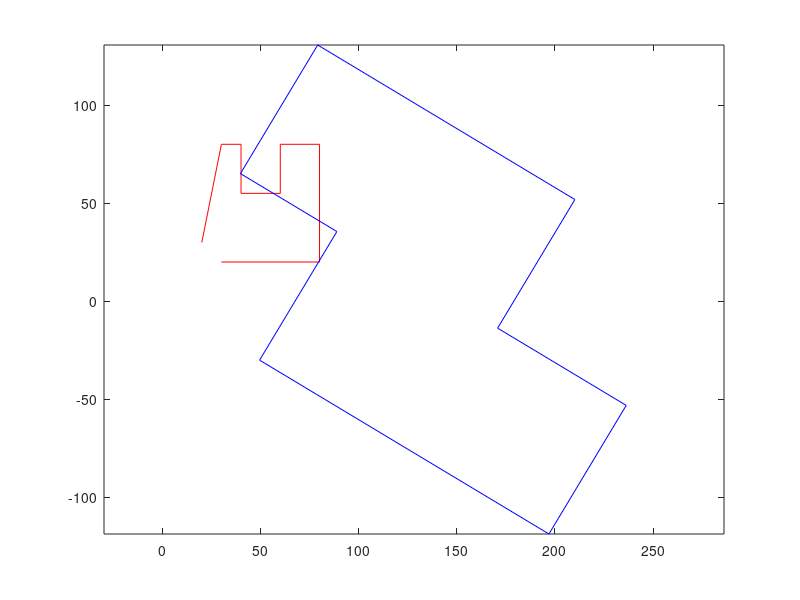
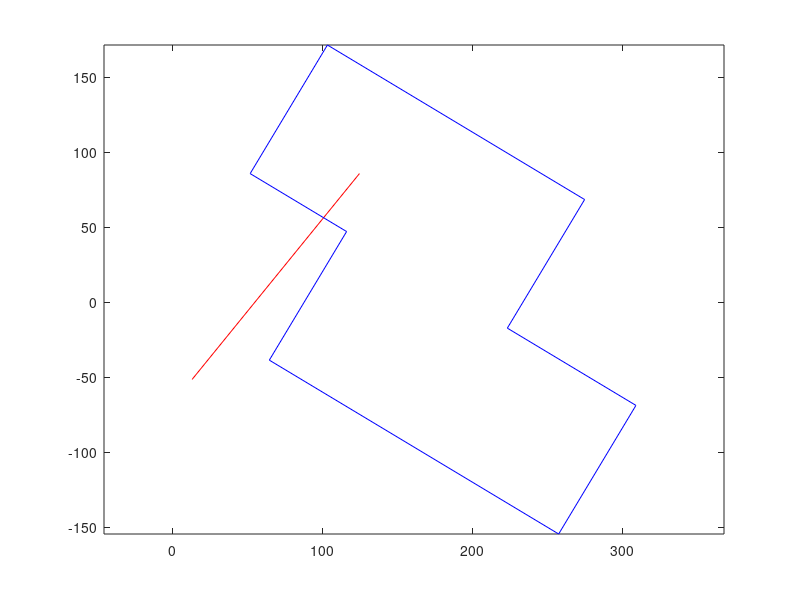

Recreate these plots in MATLAB, in order. (Note: this script raises an error after producing the figures.)
% Generate model points
clc ; clear; close all;
%model1=[20 20; 20 90; 35 90;35 85;50 85;50 90 ; 60 90; 60 85; 110 85; 110 20;20 20]

model1=[20 30; 30 80; 40 80; 40 55; 60 55;60 80; 80 80; 80 20; 30 20]

%model1 =[20 40; 20 90; 40 90; 40 70; 90 70 ; 90 40 ; 20 40]

dest=transpose(model1)

% Generate data points  : 

%data1=[120 120; 120 190; 135 190;135 185;150 185;150 190 ; 160 190; 160 185; 210 185; 210 120;120 120]
%data1=[230 220; 230 280; 240 280; 240 255; 260 255;260 280; 280 280; 280 220; 230 220]
%data1=model1;

data1=[75 100;0 100;0 200;200 200;200 100;300 100;300 0;75 0;75 100];

src=data1;
% Transform data points to their start positions
v1=2*pi*rand;
Rma=[cos(v1) -sin(v1);sin(v1) cos(v1)];

src1=src*Rma;
src2=Rma*transpose(src);
src=src2;
figure(3)
plot(src1(1,:),src1(2,:),'-r',src2(1,:),src2(2,:),'-b'), axis equal

src(1,:)=src(1,:)+2*randn;
src(2,:)=src(2,:)+2*randn;

scale=rand;
I=[  scale 0  ; 0 scale];
src=scale*src;

% A plot. Model points and data points in start positions
srcbefore=src
figure(1)
plot(dest(1,:),dest(2,:),'-r',src(1,:),src(2,:),'-b'), axis equal




[d,Z,transform] = procrustes(transpose(dest),transpose(src));

Z=transform.b* src * transform.T 


% A plot. Model points and data points in transformed positions

figure(2)

plot(dest(1,:),dest(2,:),'o-r',Z(1,:),Z(2,:),'-b'), axis equal

